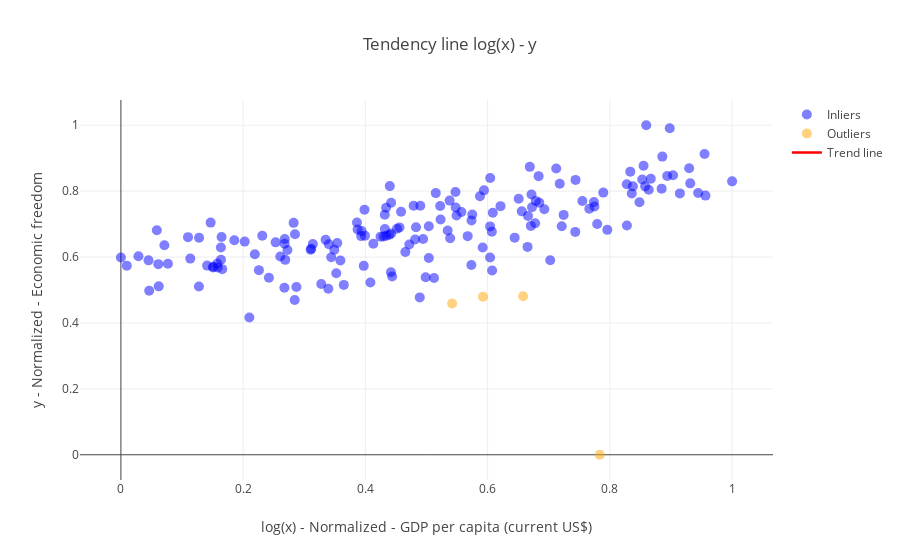

Notebook source saved alongside this figure:
### Code cell
scatter(data, ['GDP per capita (current US$)', 'Economic freedom'], [2017, 2016], True)

### Figure 1 — Plotly figure (JSON) as saved in the notebook; plotly's stock layout.template omitted (floating-point values rounded to 4 significant figures; data arrays with more than 128 entries replaced by an {"elided": "..."} marker saying what was removed)
{"data": [{"marker": {"color": "blue", "opacity": 0.5, "size": 10}, "mode": "markers", "name": "Inliers", "text": {"elided": "167 str values"}, "type": "scatter", "uid": "2985abca-802f-4fbe-9740-766af3166712", "x": {"elided": "167 float values"}, "y": {"elided": "167 float values"}}, {"marker": {"color": "orange", "opacity": 0.5, "size": 10}, "mode": "markers", "name": "Outliers", "text": ["Argentina", "Equatorial Guinea", "Korea, Rep.", "Turkmenistan"], "type": "scatter", "uid": "b38b7010-ca79-43f8-ad16-ac5712fcf34f", "x": [0.6581, 0.5924, 0.7834, 0.5419], "y": [0.4808, 0.4797, 0, 0.459]}, {"line": {"color": "red", "width": 2.5}, "mode": "lines", "name": "Trend line", "type": "scatter", "uid": "c252fa62-34e3-489e-b61e-bc4d39a71f26", "x": [[0], [1]], "y": [[0.5307], [0.8465]]}], "layout": {"title": "Tendency line log(x) - y", "xaxis": {"title": "log(x) - Normalized - GDP per capita (current US$)"}, "yaxis": {"title": "y - Normalized - Economic freedom"}}}
